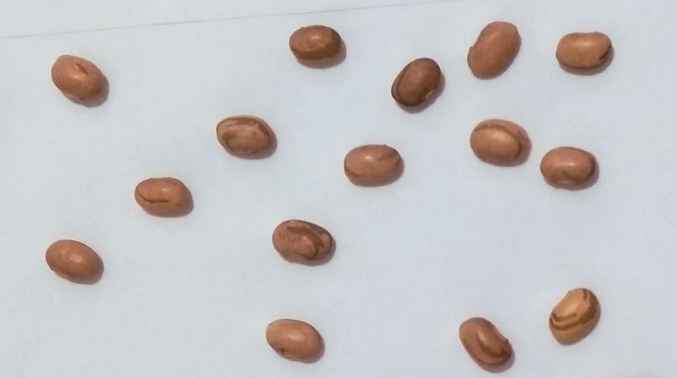
#> input picture seed_counter/img/beans.jpg, 1353 x 756 px (shown at 1/2 size)
$ python worker.py
#> lines starting #> are read from the running program, lines starting #| are printed output that depends on the picture; after the words box and inside, x2 and y2 are one past the last pixel; in counts of white or black regions, pixels touching at a corner belong together
import cv2
import numpy as np


def load_image(image_path):
    return cv2.imread(image_path)


def convert_to_grayscale(image):
    return cv2.cvtColor(image, cv2.COLOR_BGR2GRAY)


def apply_threshold(image):
    blur = cv2.GaussianBlur(image, (5, 5), 0)
    _, thresh = cv2.threshold(blur, 0, 255, cv2.THRESH_BINARY_INV + cv2.THRESH_OTSU)
    return thresh


def find_contours(image):
    contours, _ = cv2.findContours(image, cv2.RETR_EXTERNAL, cv2.CHAIN_APPROX_SIMPLE)
    return contours


def calculate_coefficient_of_variance(values):
    return np.std(values) / np.mean(values)


def process_contours(contours, image, ppmm, min_contour_area):
    widths = []
    heights = []
    grains_count = 0

    for cnt in contours:
        if cv2.contourArea(cnt) > min_contour_area:
            x, y, w, h = cv2.boundingRect(cnt)
            cv2.rectangle(image, (x, y), (x + w, y + h), (0, 255, 0), 2)
            cv2.putText(
                image,
                f"W:{round(w/ppmm)}mm",
                (x, y - 10),
                cv2.FONT_HERSHEY_SIMPLEX,
                0.5,
                (0, 0, 0),
                1,
            )
            cv2.putText(
                image,
                f"H:{round(h/ppmm)}mm",
                (x, y - 30),
                cv2.FONT_HERSHEY_SIMPLEX,
                0.5,
                (0, 0, 0),
                1,
            )

            widths.append(w / ppmm)
            heights.append(h / ppmm)
            grains_count += 1

    return widths, heights, grains_count


def analyze_image(image_path, output_path, ppmm, min_contour_area):
    image = load_image(image_path)
#> in load_image, returned value is the input picture: shape (756, 1353, 3); mean B, G, R 199.1, 197.3, 198.8
    gray_image = convert_to_grayscale(image)
#> in convert_to_grayscale, `return cv2.cvtColor(image, cv2.COLOR_BGR2GRAY)`:
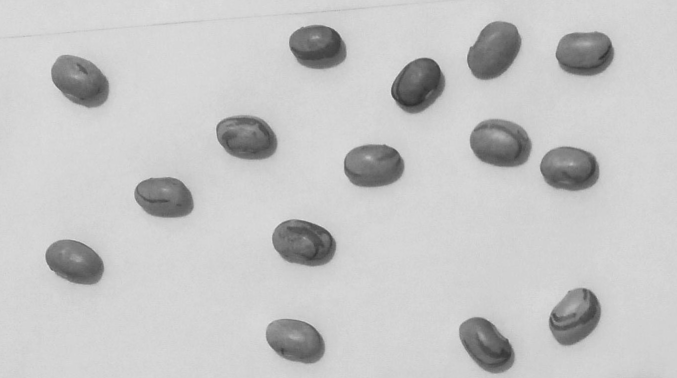
#> returned value: shape (756, 1353) (shown at 1/2 size); min 41, max 234, mean 198
    thresh_image = apply_threshold(gray_image)
#> in apply_threshold, `_, thresh = cv2.threshold(blur, 0, 255, cv2.THRESH_BINARY_INV + cv2.TH..`:
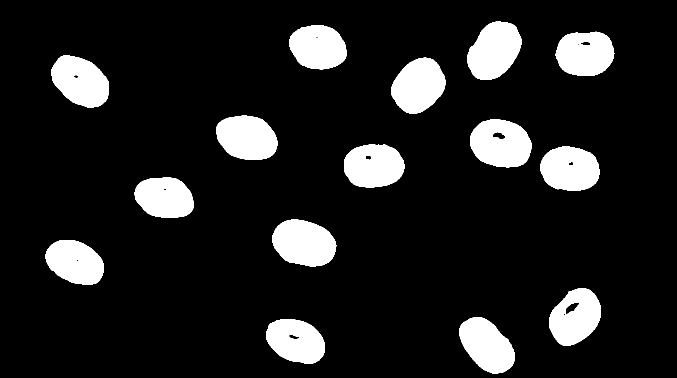
#> thresh: shape (756, 1353) (shown at 1/2 size); 12.4% white; 15 white regions
    contours = find_contours(thresh_image)
#> in find_contours, `contours, _ = cv2.findContours(image, cv2.RETR_EXTERNAL, cv2.CHAIN_APP..`: contours = 15 contours; largest, box (x1, y1, x2, y2) and area: (940, 239, 1063, 335) 9206, (545, 439, 673, 533) 9084, (934, 43, 1043, 160) 8998, (782, 115, 891, 228) 8638, (103, 111, 218, 216) 8531

    widths, heights, grains = process_contours(contours, image, ppmm, min_contour_area)
#> the loop in process_contours, `for cnt in contours:` made 15 passes
#> (x, y, w, h) on passes 1 to 12: (532, 638, 118, 90), (919, 634, 111, 113), (1098, 576, 104, 115), (91, 480, 117, 90), (545, 439, 128, 94), (269, 354, 118, 82), (1080, 293, 119, 89), (688, 289, 121, 86), (940, 239, 123, 96), (433, 231, 122, 89), (782, 115, 109, 113), (103, 111, 115, 105)
#> after the loop in process_contours, `for cnt in contours:`:
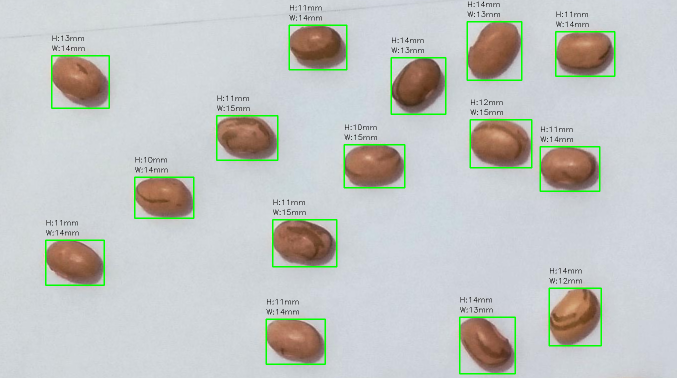
#> image: shape (756, 1353, 3) (shown at 1/2 size); mean B, G, R 194.6, 197.6, 194.2
#> after the loop in process_contours, `for cnt in contours:`: grains_count = 15; heights = [10.8, 13.57, 13.81, 10.8, 11.28, 9.84, 10.68, 10.32, 11.52, 10.68, 13.57, 12.61, 10.68, 10.68, 14.05]; widths = [14.17, 13.33, 12.48, 14.05, 15.37, 14.17, 14.29, 14.53, 14.77, 14.65, 13.09, 13.81, 14.17, 13.81, 13.09]
#> grains = 15

    cv_width = calculate_coefficient_of_variance(widths)
#> cv_width = 0.0516
    cv_height = calculate_coefficient_of_variance(heights)
#> cv_height = 0.119

    print(f"Coefficient of variance for width: {round(cv_width, 4)} mm")
#| Coefficient of variance for width: 0.0516 mm
    print(f"Coefficient of variance for height: {round(cv_height, 4)} mm")
#| Coefficient of variance for height: 0.1192 mm
    print(f"Grains count: {grains}")
#| Grains count: 15

    cv2.putText(
        image,
        f"Grains count: {grains}",
        (10, 30),
        cv2.FONT_HERSHEY_SIMPLEX,
        1,
        (0, 0, 255),
        2,
    )

    height = image.shape[0]
#> height = 756
    cv2.putText(
        image,
        f"CV for width: {round(cv_width, 4)}mm",
        (10, height - 10),
        cv2.FONT_HERSHEY_SIMPLEX,
        0.6,
        (235, 30, 30),
        1,
    )
    cv2.putText(
        image,
        f"CV for height: {round(cv_height, 4)}mm",
        (10, height - 50),
        cv2.FONT_HERSHEY_SIMPLEX,
        0.6,
        (235, 30, 30),
        1,
    )
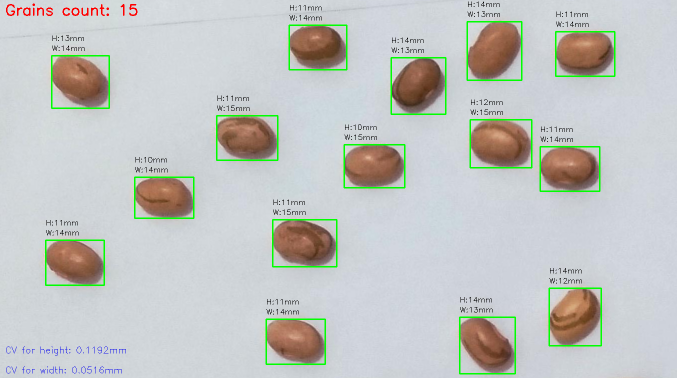
#> image: shape (756, 1353, 3) (shown at 1/2 size); mean B, G, R 194.3, 197.1, 194.1

    scale_percent = 80  # percent of original size
    width = int(image.shape[1] * scale_percent / 100)
#> width = 1082
    height = int(image.shape[0] * scale_percent / 100)
#> height = 604
    dim = (width, height)
#> dim = (1082, 604)
    resized = cv2.resize(image, dim, interpolation=cv2.INTER_AREA)
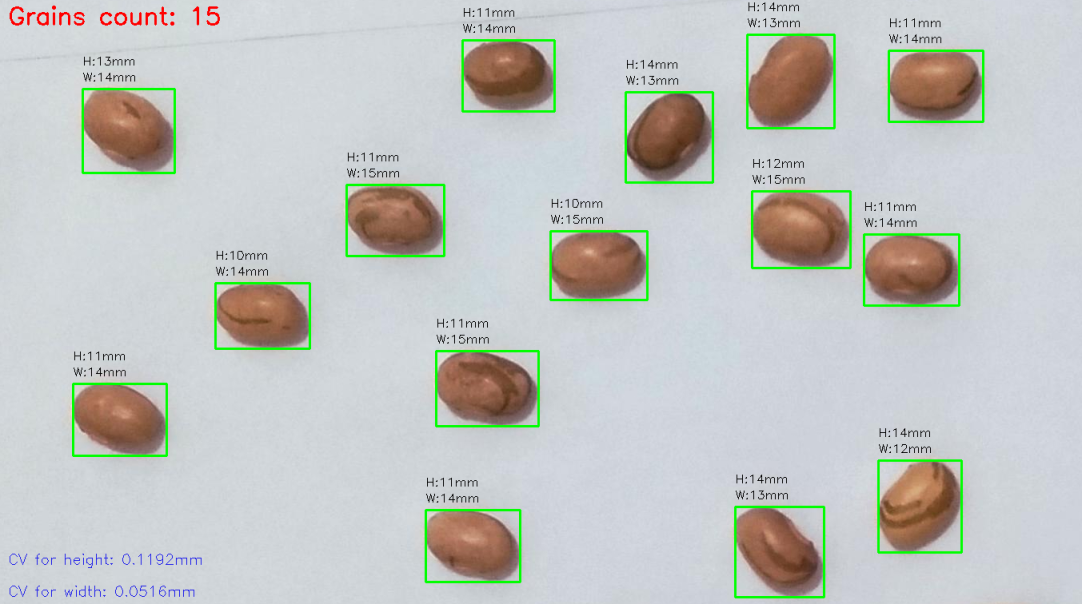
#> resized: shape (604, 1082, 3); mean B, G, R 194.3, 197.1, 194.1

    cv2.imshow("image", resized)
    cv2.imwrite(output_path, image)
    cv2.waitKey(0)
    cv2.destroyAllWindows()


if __name__ == "__main__":
    analyze_image("img/beans.jpg", "img/beans_output.jpg", 8.33, 300)
